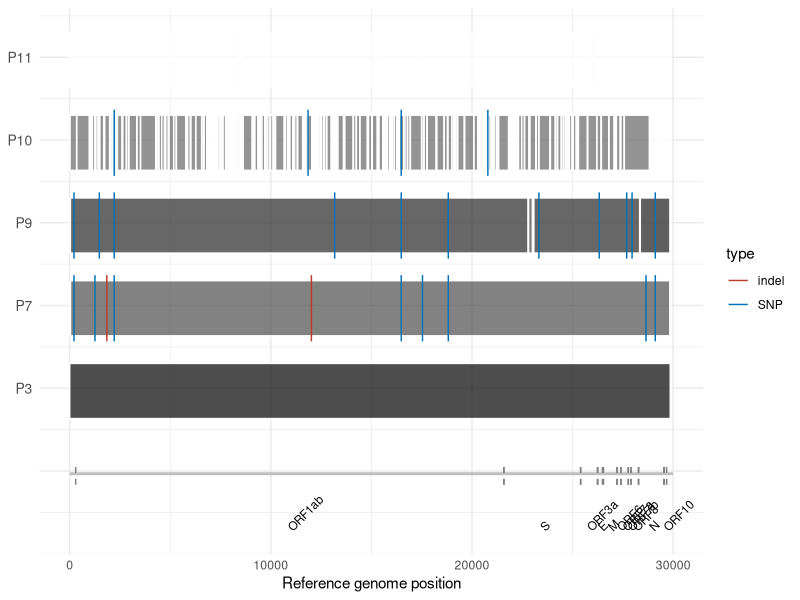

Generate this figure with R:
library(ggplot2)
library(ggsci)
colorsQ = c(pal_nejm("default")(7),"grey50")
base_length <- 30000

gap <- 0.5

rect_data <- read.table("Rect.box.base.V2.txt",head=T)
rect_data$xstart = as.numeric(rect_data$xstart)
rect_data$xend = as.numeric(rect_data$xend)
rect_data$ystart = as.numeric(rect_data$ystart)
rect_data$yend = as.numeric(rect_data$yend)
# SNPs
rect_snp_hash <- read.table("Rect.snp.txt",head=T)
# ypos    xpos
rect_snp_hash$ypos =  as.numeric(rect_snp_hash$ypos)
rect_snp_hash$xpos =  as.numeric(rect_snp_hash$xpos)
line_data <- data.frame(
  x = 0,
  xend = base_length,
  y = -1,
  yend = -1
)

annotation_data <- data.frame(
  start = c(302, 21590, 25405, 26257, 26535, 27214, 27406, 27768, 27906, 28286, 29561),
  end = c(21582, 25396, 26232, 26484, 27203, 27399, 27771, 27899, 28271, 29536, 29677),
  gene = c("ORF1ab", "S", "ORF3a", "E", "M", "ORF6", "ORF7a", "ORF7b", "ORF8", "N", "ORF10")
)

dash_line_data <- data.frame(
  x = c(annotation_data$start,annotation_data$end),
  y = -1
)

L <- read.table("Rect.labels_cov.txt",head=T)
labels <- c("",L$Label)

ggplot() +
  geom_rect(data = rect_data, aes(xmin = xstart, xmax = xend, ymin = ystart, ymax = yend), fill = rect_data$fill, color = "white", alpha = 0.7) +
  geom_segment(data= rect_snp_hash,aes(x=xpos,xend=xpos,y=ypos-0.6,yend=ypos+0.6,color=type),linetype="solid") + scale_color_manual(values=colorsQ[1:2]) +
  geom_text(data = annotation_data, aes(x = (start + end) / 2, y = -2, label = gene), color = "black", size = 3, angle = 45, vjust = 0.5, hjust = 0) +
  geom_segment(data = line_data, aes(x = x, xend = xend, y = y, yend = yend), color = "grey", size = 1) +
  geom_segment(data = dash_line_data, aes(x = x, xend = x, y = -1.2, yend = -0.8),linetype = "dashed", color = "grey50") +
  scale_y_continuous(breaks = seq(0, 5) * (1 + gap) + gap / 2 -1.2, labels = labels) +
  theme_minimal() +
  theme(axis.text.y = element_text(size = 10),
        axis.title.y = element_blank(),
        axis.ticks.y = element_blank()) +
  labs(x = "Reference genome position")
